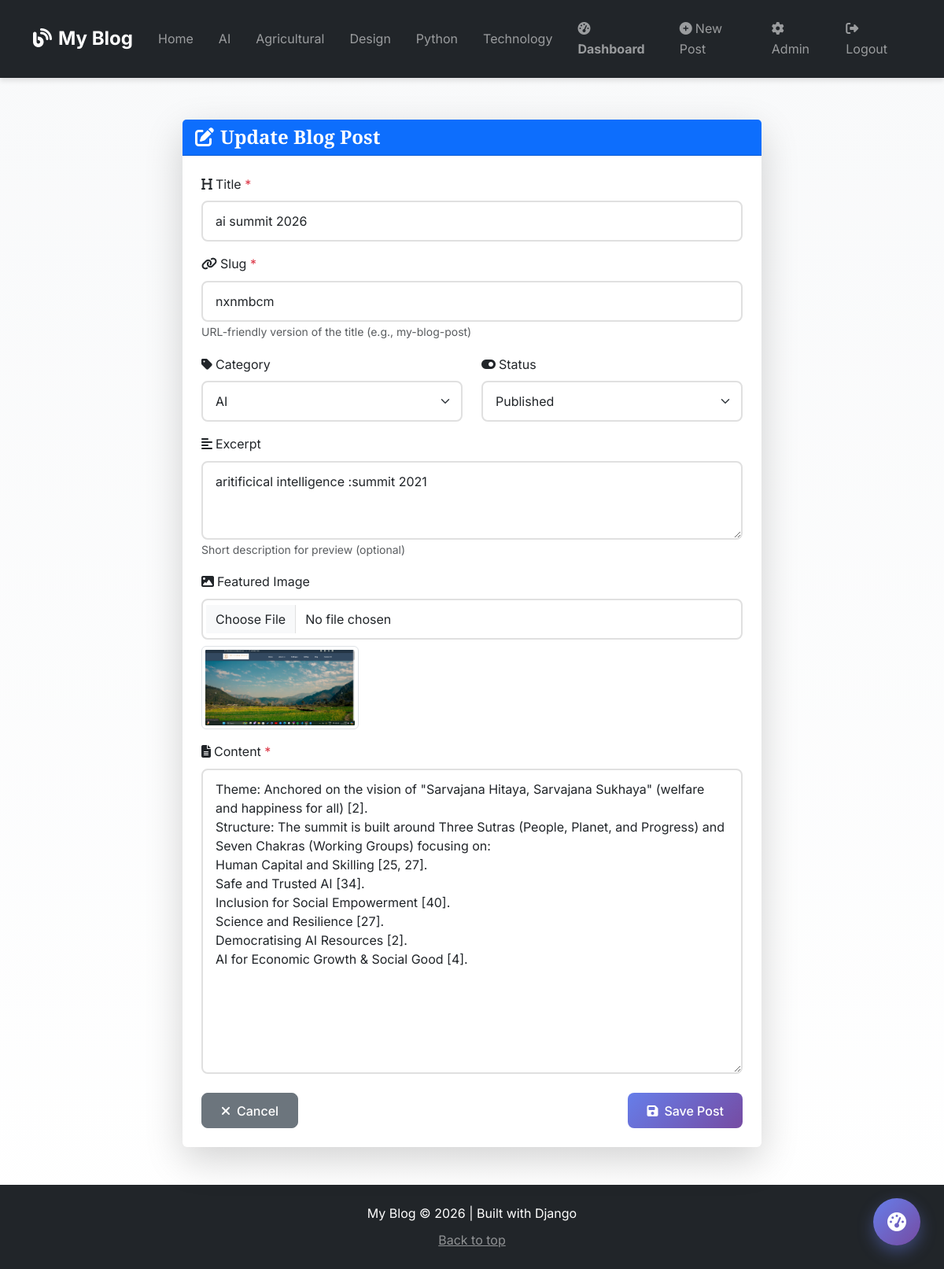
Page /update/nxnmbcm/ (signed in) on the committed database.
### blog/models.py (models this page shows, shortened)
class Category(models.Model):
    name = models.CharField(max_length=100, unique=True)
    slug = models.SlugField(max_length=100, unique=True)
    description = models.TextField(blank=True)
    class Meta:
        verbose_name_plural = "Categories"
        ordering = ['name']
    def __str__(self):
        return self.name

class BlogPost(models.Model):
    STATUS_CHOICES = [
        ('draft', 'Draft'),
        ('published', 'Published'),
    ]
    title = models.CharField(max_length=200)
    slug = models.SlugField(max_length=200, unique=True)
    author = models.ForeignKey(User, on_delete=models.CASCADE, related_name='blog_posts')
    category = models.ForeignKey(Category, on_delete=models.SET_NULL, null=True, related_name='posts')
    content = models.TextField()
    excerpt = models.CharField(max_length=300, blank=True, help_text="Short description for preview")
    featured_image = models.ImageField(upload_to='blog_images/', blank=True, null=True)
    status = models.CharField(max_length=10, choices=STATUS_CHOICES, default='draft')
    created_at = models.DateTimeField(auto_now_add=True)
    updated_at = models.DateTimeField(auto_now=True)
    published_at = models.DateTimeField(null=True, blank=True)
    views = models.PositiveIntegerField(default=0)
    class Meta:
        ordering = ['-published_at', '-created_at']
        indexes = [
            models.Index(fields=['-published_at', '-created_at']),
            models.Index(fields=['status']),
        ]

### blog/views.py (the view)
# urls.py: path('update/<slug:slug>/', views.blog_update, name='update'),
@login_required
def blog_update(request, slug):
    post = get_object_or_404(BlogPost, slug=slug, author=request.user)
    if request.method == 'POST':
        form = BlogPostForm(request.POST, request.FILES, instance=post)
        if form.is_valid():
            form.save()
            messages.success(request, 'Blog post updated successfully!')
            return redirect('blog:dashboard')
    else:
        form = BlogPostForm(instance=post)
    context = {
        'form': form,
        'post': post,
        'title': 'Update Blog Post',
    }
    return render(request, 'blog/blog_form.html', context)

### blog/context_processors.py (called while the page is built)
def categories(request):
    return {
        'categories': Category.objects.all()
    }

### blog/templates/blog/blog_form.html (shortened to what this page needs)
{% extends 'blog/base.html' %}
{% load static %}
{% block content %}
<div class="container mt-5 pt-4">
    <div class="row justify-content-center">
        <div class="col-lg-8">
            <div class="card shadow-lg border-0">
                <div class="card-header bg-primary text-white">
                    <h4 class="mb-0">
                        <i class="fas fa-edit me-2"></i>{{ title }}
                    </h4>
                </div>
                <div class="card-body p-4">
                    <form method="post" enctype="multipart/form-data" novalidate>
                        <div class="mb-3">
                            <label for="{{ form.title.id_for_label }}" class="form-label">
                                <i class="fas fa-heading me-1"></i>Title <span class="text-danger">*</span>
                            </label>
                            {{ form.title }}
                        </div>
                        <div class="mb-3">
                            <label for="{{ form.slug.id_for_label }}" class="form-label">
                                <i class="fas fa-link me-1"></i>Slug <span class="text-danger">*</span>
                            </label>
                            {{ form.slug }}
                            <small class="form-text text-muted">URL-friendly version of the title (e.g., my-blog-post)</small>
                        </div>
                        <div class="row">
                            <div class="col-md-6 mb-3">
                                <label for="{{ form.category.id_for_label }}" class="form-label">
                                    <i class="fas fa-tag me-1"></i>Category
                                </label>
                                {% if categories %}
                                    {{ form.category }}
                                {% endif %}
                            </div>
                            <div class="col-md-6 mb-3">
                                <label for="{{ form.status.id_for_label }}" class="form-label">
                                    <i class="fas fa-toggle-on me-1"></i>Status
                                </label>
                                {{ form.status }}
                            </div>
                        </div>
                        <div class="mb-3">
                            <label for="{{ form.excerpt.id_for_label }}" class="form-label">
                                <i class="fas fa-align-left me-1"></i>Excerpt
                            </label>
                            {{ form.excerpt }}
                            <small class="form-text text-muted">Short description for preview (optional)</small>
                        </div>
                        <div class="mb-3">
                            <label for="{{ form.featured_image.id_for_label }}" class="form-label">
                                <i class="fas fa-image me-1"></i>Featured Image
                            </label>
                            {{ form.featured_image }}
                            {% if post.featured_image %}
                            <div class="mt-2">
                                <img src="{{ post.featured_image.url }}" alt="Current image" class="img-thumbnail" style="max-width: 200px;">
                            </div>
                            {% endif %}
                        </div>
                        <div class="mb-4">
                            <label for="{{ form.content.id_for_label }}" class="form-label">
                                <i class="fas fa-file-alt me-1"></i>Content <span class="text-danger">*</span>
                            </label>
                            {{ form.content }}
                        </div>
                        <div class="d-flex justify-content-between">
                            <a href="{% url 'blog:dashboard' %}" class="btn btn-secondary">
                                <i class="fas fa-times me-2"></i>Cancel
                            </a>
                            <button type="submit" class="btn btn-primary">
                                <i class="fas fa-save me-2"></i>Save Post
                            </button>
                        </div>
                    </form>
                </div>
            </div>
        </div>
    </div>
</div>
{% endblock %}

### blog/templates/blog/base.html (shortened to what this page needs)
{% load static %}
<!DOCTYPE html>
<html lang="en">
<head>
    <link href="https://cdn.jsdelivr.net/npm/bootstrap@5.3.3/dist/css/bootstrap.min.css" rel="stylesheet">
    <link rel="stylesheet" href="https://cdnjs.cloudflare.com/ajax/libs/font-awesome/6.4.0/css/all.min.css">
    <link href="{% static 'css/blog.css' %}" rel="stylesheet">
</head>
<body>
    <nav class="navbar navbar-expand-lg navbar-dark bg-dark fixed-top">
        <div class="container">
            <a class="navbar-brand fw-bold" href="{% url 'blog:home' %}">
                <i class="fas fa-blog me-2"></i>My Blog
            </a>
            <div class="collapse navbar-collapse" id="navbarNav">
                <ul class="navbar-nav me-auto">
                    <li class="nav-item">
                        <a class="nav-link" href="{% url 'blog:home' %}">Home</a>
                    </li>
                    {% if categories %}
                        {% for category in categories %}
                        <li class="nav-item">
                            <a class="nav-link" href="{% url 'blog:category' category.slug %}">{{ category.name }}</a>
                        </li>
                        {% endfor %}
                    {% endif %}
                </ul>
                <ul class="navbar-nav">
                    {% if user.is_authenticated %}
                    <li class="nav-item">
                        <a class="nav-link fw-bold" href="{% url 'blog:dashboard' %}">
                            <i class="fas fa-tachometer-alt me-1"></i>Dashboard
                        </a>
                    </li>
                    <li class="nav-item">
                        <a class="nav-link" href="{% url 'blog:create' %}">
                            <i class="fas fa-plus-circle me-1"></i>New Post
                        </a>
                    </li>
                    {% if user.is_staff %}
                    <li class="nav-item">
                        <a class="nav-link" href="/admin/" target="_blank">
                            <i class="fas fa-cog me-1"></i>Admin
                        </a>
                    </li>
                    {% endif %}
                    <li class="nav-item">
                        <a class="nav-link" href="/admin/logout/">
                            <i class="fas fa-sign-out-alt me-1"></i>Logout
                        </a>
                    </li>
                    {% else %}
                    <li class="nav-item">
                        <a class="nav-link" href="/admin/login/">
                            <i class="fas fa-sign-in-alt me-1"></i>Login
                        </a>
                    </li>
                    {% endif %}
                </ul>
            </div>
        </div>
    </nav>
    <main class="main-content">
        {% block content %}{% endblock %}
    </main>
    <footer class="footer mt-5 py-4 bg-dark text-white">
        <div class="container text-center">
            <p class="mb-0">My Blog © 2026 | Built with Django</p>
            <p class="mb-0 mt-2">
                <a href="{% url 'blog:home' %}" class="text-white-50">Back to top</a>
            </p>
        </div>
    </footer>
    {% if user.is_authenticated %}
    <a href="{% url 'blog:dashboard' %}" class="floating-dashboard-btn" title="Go to Dashboard">
        <i class="fas fa-tachometer-alt"></i>
    </a>
    {% endif %}
</body>
</html>

### blog_main/static/css/blog.css (style rules this page uses)
:root { --primary-color: #0d6efd; --secondary-color: #6c757d; --success-color: #198754; --danger-color: #dc3545; --warning-color: #ffc107; --info-color: #0dcaf0; --dark-color: #212529; --light-color: #f8f9fa; --gradient-primary: linear-gradient(135deg, #667eea 0%, #764ba2 100%); --gradient-secondary: linear-gradient(135deg, #f093fb 0%, #f5576c 100%); --gradient-success: linear-gradient(135deg, #4facfe 0%, #00f2fe 100%); --shadow-sm: 0 2px 4px rgba(0,0,0,0.1); --shadow-md: 0 4px 6px rgba(0,0,0,0.1); --shadow-lg: 0 10px 15px rgba(0,0,0,0.1); --shadow-xl: 0 20px 25px rgba(0,0,0,0.15); --transition: all 0.3s cubic-bezier(0.4, 0, 0.2, 1); }
* { margin: 0; padding: 0; box-sizing: border-box; }
body { font-family: 'Inter', -apple-system, BlinkMacSystemFont, 'Segoe UI', Roboto, sans-serif; line-height: 1.6; color: #333; background: linear-gradient(to bottom, #f8f9fa 0%, #ffffff 100%); min-height: 100vh; }
h1, h2, h3, h4, h5, h6 { font-family: 'Playfair Display', Georgia, serif; font-weight: 700; line-height: 1.2; margin-bottom: 1rem; }
.navbar { background: var(--dark-color) !important; box-shadow: var(--shadow-md); transition: var(--transition); padding: 1rem 0; }
.navbar-brand { font-size: 1.5rem; font-weight: 700; transition: var(--transition); }
.nav-link { transition: var(--transition); position: relative; padding: 0.5rem 1rem !important; }
.nav-link::after { content: ''; position: absolute; bottom: 0; left: 50%; width: 0; height: 2px; background: var(--primary-color); transition: var(--transition); transform: translateX(-50%); }
.main-content { padding-top: 80px; min-height: calc(100vh - 200px); }
.form-control, .form-select { border-radius: 8px; border: 2px solid #e0e0e0; transition: var(--transition); padding: 0.75rem 1rem; }
.btn { border-radius: 8px; padding: 0.6rem 1.5rem; font-weight: 500; transition: var(--transition); position: relative; overflow: hidden; }
.btn::before { content: ''; position: absolute; top: 50%; left: 50%; width: 0; height: 0; border-radius: 50%; background: rgba(255, 255, 255, 0.3); transform: translate(-50%, -50%); transition: width 0.6s, height 0.6s; }
.btn-primary { background: var(--gradient-primary); border: none; }
.footer { margin-top: 4rem; background: var(--dark-color) !important; padding: 2rem 0; }
.footer a { transition: var(--transition); }
.card { animation: fadeInUp 0.6s ease-out; }
.card:nth-child(1) { animation-delay: 0.1s; }
html { scroll-behavior: smooth; }

### blog/templates/blog/base.html (style rules this page uses)
.floating-dashboard-btn { position: fixed; bottom: 30px; right: 30px; width: 60px; height: 60px; background: linear-gradient(135deg, #667eea 0%, #764ba2 100%); color: white; border-radius: 50%; display: flex; align-items: center; justify-content: center; box-shadow: 0 8px 20px rgba(102, 126, 234, 0.4); z-index: 1000; text-decoration: none; transition: all 0.3s ease; font-size: 1.5rem; }

### rows in the picture
Category: name "AI"
Category: name "Agricultural"
Category: name "Design"
Category: name "Python"
Category: name "Technology"
BlogPost: title "ai summit 2026", slug "nxnmbcm", category "AI", status "Published", excerpt "aritificical intelligence :summit 2021", featured_image (picture), content "Theme: Anchored on the vision of \"Sarvajana Hitaya, Sarvajana Sukhaya\" (welfare and happiness for all) [2]. Structure: The summit is built around Three Sutras (People, Planet, and Progress) and Seven Chakras (Working Groups) focusing on: Human Capital and Skilling [25, 27]. Safe and Trusted AI [34]. Inclusion for Social Empowerment [40]. Science and Resilience [27]. Democratising AI Resources [2]. AI for Economic Growth & Social Good [4]."

### other values in the picture
{{ title }} "Update Blog Post"
